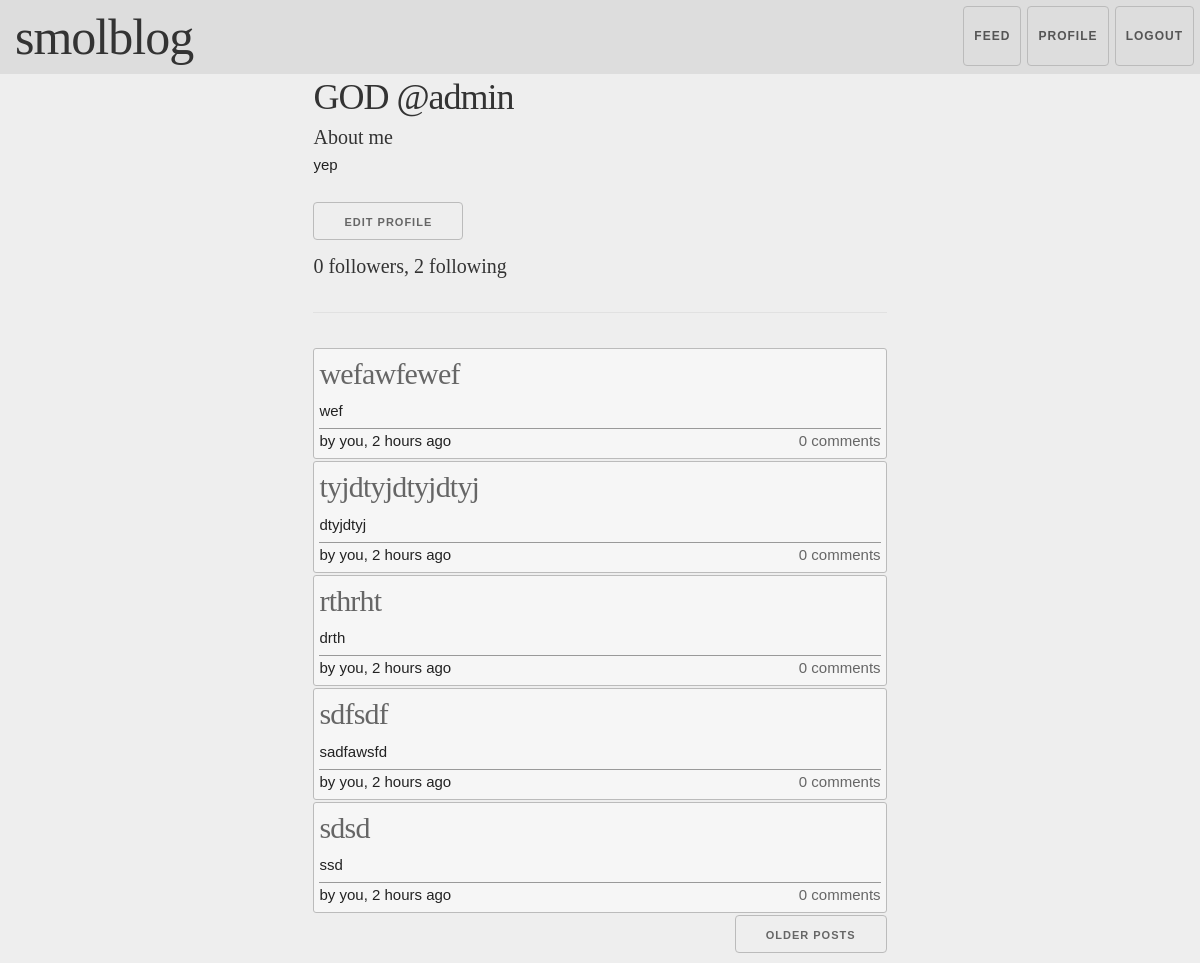
/view/u/1 (signed in), run on an earlier commit of the app's database.
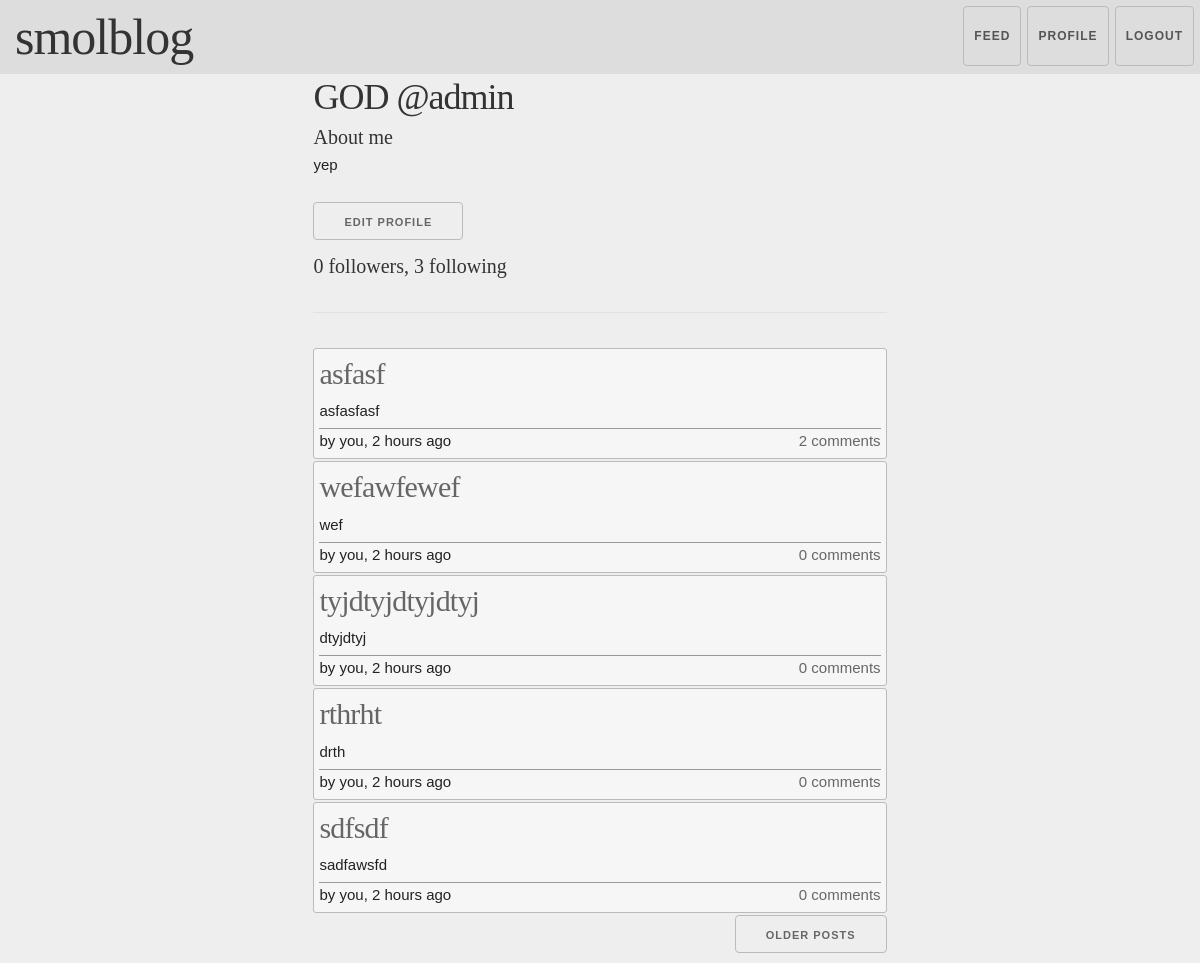
And on a later commit of the database.
### app/models.py (models this page shows, shortened)
class User(UserMixin, db.Model):
    id = db.Column(db.Integer, primary_key=True)
    username = db.Column(db.String(64), index=True, unique=True)
    password_hash = db.Column(db.String(128))
    nickname = db.Column(db.String(40), default=same_as('username'))
    about_me = db.Column(db.String(300))
    posts = db.relationship('Post', backref='author', lazy='dynamic')
    comments = db.relationship('Comment', backref='author', lazy='dynamic')
    followed = db.relationship(
        'User', secondary=followers,
        primaryjoin=(followers.c.follower_id == id),
        secondaryjoin=(followers.c.followed_id == id),
        backref=db.backref('followers', lazy='dynamic'), lazy='dynamic')
    @login.user_loader
    def load_user(id):
        return User.query.get(int(id))
    def follower_count(self):
        return db.session.query(followers).filter(followers.c.followed_id == self.id).count()
    def followed_count(self):
        return db.session.query(followers).filter(followers.c.follower_id == self.id).count()

class Post(db.Model):
    id = db.Column(db.Integer, primary_key=True)
    title = db.Column(db.String(40), nullable=False)
    body = db.Column(db.String(300))
    timestamp = db.Column(db.DateTime, index=True, default=datetime.utcnow)
    user_id = db.Column(db.Integer, db.ForeignKey('user.id'))
    comments = db.relationship('Comment', backref='post', lazy='dynamic')

### app/routes.py (the view)
@app.route('/view/u/<user_id>')
def view_profile(user_id):
    user = User.query.filter_by(id=user_id).first_or_404()
    page = request.args.get('page', 1, type=int)
    posts = user.posts.order_by(Post.timestamp.desc()).paginate(
        page, app.config['POSTS_PER_PAGE'], False)
    next_url = url_for('index', page=posts.next_num) \
        if posts.has_next else None
    prev_url = url_for('index', page=posts.prev_num) \
        if posts.has_prev else None
    return render_template('view_profile.html', user=user, posts=posts.items,
                                         next_url=next_url, prev_url=prev_url)

### app/templates/view_profile.html (shortened to what this page needs)
{% extends "base.html" %}
{% block content %}
  <div class="row">
    <div class="twelve columns">
      <h3>{{ user.nickname }} @{{ user.username }}</h3>
    </div>
  </div>
  <div class="row">
    <h6>About me</h6>
    {% if user.about_me %}
    <p>{{ user.about_me }}</p>
    {% else %}
    <p>Nothing here yet.</p>
    {% endif %}
  </div>
  {% if current_user == user %}
  <a class="button" href="{{ url_for('edit_profile', user_id=user.id) }}">Edit profile</a>
  {% elif not current_user.is_following(user) %}
  <a class="button" href="{{ url_for('follow', user_id=user.id) }}">Follow</a>
  {% else %}
  <a class="button" href="{{ url_for('unfollow', user_id=user.id) }}">Unfollow</a>
  {% endif %}
  <h6>{{ user.follower_count() }} followers, {{ user.followed_count() }} following</h6>
  <hr>
  <div class="row">
    {% for post in posts %}
      {% include '_post.html' %}
    {% endfor %}
  </div>
  <div class="row">
    {% if next_url %}
    <a class="button u-pull-right" href="{{ next_url}}">Older posts</a>
    {% endif %}
  </div>
{% endblock %}

### app/templates/base.html (shortened to what this page needs)
<!DOCTYPE html>
<html lang="en" dir="ltr">
  <head>
    <link rel="stylesheet" type="text/css" href="{{ url_for('static', filename='skeleton.css') }}">
    <link rel="stylesheet" type="text/css" href="{{ url_for('static', filename='style.css') }}">
  </head>
  <body>
    <div class="header row u-full-width">
        <div class="logo six columns">
          <h1><a href="{{ url_for('index') }}">smolblog</a></h1>
        </div>
        <div class="nav u-pull-right">
          {% if current_user.is_anonymous %}
          <a class="button" href="{{ url_for('login') }}">Login</a>
          or
          <a class="button" href="{{ url_for('register') }}">Register</a>
          {% else %}
          <a class="button" href="{{ url_for('feed') }}">Feed</a>
          <a class="button" href="{{ url_for('view_profile', user_id=current_user.id) }}">Profile</a>
          <a class="button" href="{{ url_for('logout') }}">Logout</a>
          {% endif %}
        </div>
    </div>
    <div class="content row">
      <div class="six columns offset-by-three columns">
        {% block content %}{% endblock %}
      </div>
    </div>
  </body>
</html>

### app/templates/_post.html (shortened to what this page needs)
<div class="post row">
  <div class="post-title twelve columns">
    <h4><a href="{{ url_for('view_post', post_id=post.id) }}">{{ post.title }}</a></h4>
  </div>
  <div class="post-body twelve columns">
    <p>{{ post.body }}</p>
  </div>
  <div class="post-links row twelve columns">
    <div class="author six columns">
      {% if current_user==post.author %}
      <p>by you, {{ moment(post.timestamp).fromNow() }}</p>
      {% else %}
      <p>by {{ post.author.nickname }} <a href="{{ url_for('view_profile', user_id=post.author.id) }}">@{{ post.author.username }}</a>, {{ moment(post.timestamp).fromNow() }}</p>
      {% endif %}
    </div>
    <div class="comments-count six columns u-pull-right">
      <a class="u-pull-right" href="{{ url_for('view_post', post_id=post.id) }}">{{ post.comments.count() }} comments</a>
    </div>
  </div>
</div>

### app/static/skeleton.css (style rules this page uses)
.column, .columns { width: 100%; float: left; box-sizing: border-box; }
@media (min-width: 550px) { .column, .columns { margin-left: 4%; } }
@media (min-width: 550px) { .column:first-child, .columns:first-child { margin-left: 0; } }
@media (min-width: 550px) { .six.columns { width: 48%; } }
@media (min-width: 550px) { .twelve.columns { width: 100%; margin-left: 0; } }
@media (min-width: 550px) { .offset-by-three.column, .offset-by-three.columns { margin-left: 26%; } }
html { font-size: 62.5%; }
body { font-size: 1.5em; line-height: 1.6; font-weight: 400; font-family: "Raleway", "HelveticaNeue", "Helvetica Neue", Helvetica, Arial, sans-serif; color: #222; }
h1, h2, h3, h4, h5, h6 { margin-top: 0; margin-bottom: 2rem; font-weight: 300; }
h1 { font-size: 4.0rem; line-height: 1.2; letter-spacing: -.1rem; }
h3 { font-size: 3.0rem; line-height: 1.3; letter-spacing: -.1rem; }
h4 { font-size: 2.4rem; line-height: 1.35; letter-spacing: -.08rem; }
h6 { font-size: 1.5rem; line-height: 1.6; letter-spacing: 0; }
@media (min-width: 550px) { h1 { font-size: 5.0rem; } }
@media (min-width: 550px) { h3 { font-size: 3.6rem; } }
@media (min-width: 550px) { h4 { font-size: 3.0rem; } }
@media (min-width: 550px) { h6 { font-size: 1.5rem; } }
p { margin-top: 0; }
a { color: #1EAEDB; }
.button, button, input[type="submit"], input[type="reset"], input[type="button"] { display: inline-block; height: 38px; padding: 0 30px; color: #555; text-align: center; font-size: 11px; font-weight: 600; line-height: 38px; letter-spacing: .1rem; text-transform: uppercase; text-decoration: none; white-space: nowrap; background-color: transparent; border-radius: 4px; border: 1px solid #bbb; cursor: pointer; box-sizing: border-box; }
button, .button { margin-bottom: 1rem; }
pre, blockquote, dl, figure, table, p, ul, ol, form { margin-bottom: 2.5rem; }
.u-full-width { width: 100%; box-sizing: border-box; }
.u-pull-right { float: right; }
hr { margin-top: 3rem; margin-bottom: 3.5rem; border-width: 0; border-top: 1px solid #E1E1E1; }
.container:after, .row:after, .u-cf { content: ""; display: table; clear: both; }

### app/static/style.css (style rules this page uses)
body { margin:0; padding:0; font-family: sans-serif; background: #eee; }
h1, h2, h3, h4, h5, h6 { color: #333; font-family: 'Georgia', serif; margin: 0; }
@media (min-width: 550px) { h6 { font-size: 2.0rem; } }
.header { background: #ddd; padding: 0.5rem; color: #222; }
.logo { padding: 0.2rem 1rem; }
.logo a { color: #333; text-decoration: none; }
.header .button { margin: 1px; font-size: 12px; padding: 0 10px; width: 100%; }
.nav { width: 100%; }
@media (min-width: 550px) { .header .button { height: 100%; padding: 10px 10px; width: auto; } }
@media (min-width: 550px) { .nav { width: auto; float: right; } }
.content { background: #eee; padding: 0 3px; }
.content a { color: #666; text-decoration: none; }
.post { background: #f6f6f6; border: 1px solid #bbb; border-radius: 3px; margin: 2px 0; padding: 5px; }
.post .author { width: 70%; }
.post .comments-count { width: 30%; }
.post * { margin: 0; }
.post p { margin: 0; }
.post-body { padding: 5px 0; border-bottom: 1px solid #999; }
@media (min-width: 550px) { .post .author, .post .comments-count { width: 50%; } }

What changed in the data, as far as the page shows it:
no longer on this page (row unchanged): Post: title "sdsd", body "ssd", timestamp "2 hours ago", comments.count "0"
added Post: title "asfasf", body "asfasfasf", timestamp "2 hours ago", comments.count "2"
Also different on the page:
{{ user.followed_count() }}: "2" → "3"
